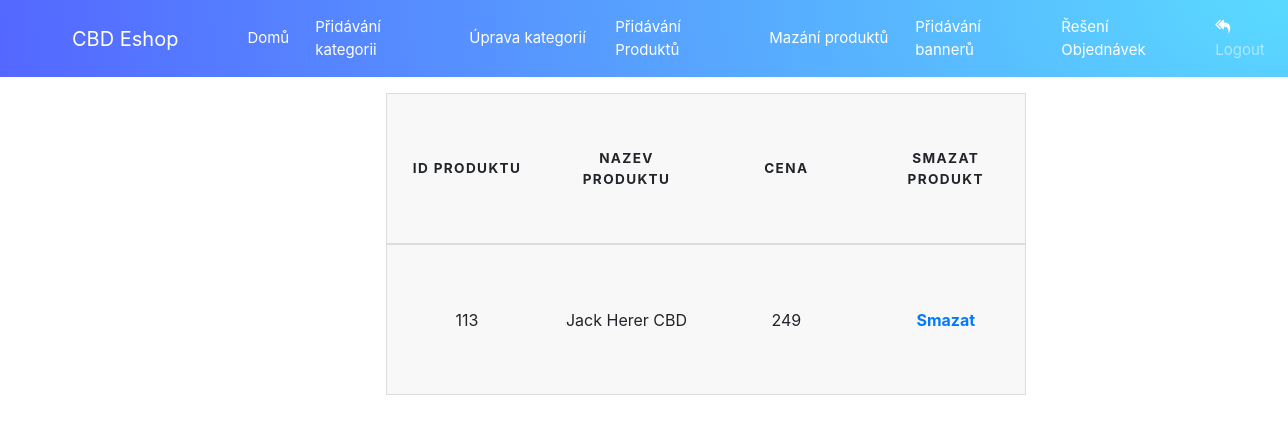
/admin_sekce/Smazat_produkt.php, run on an earlier commit of the app's database.
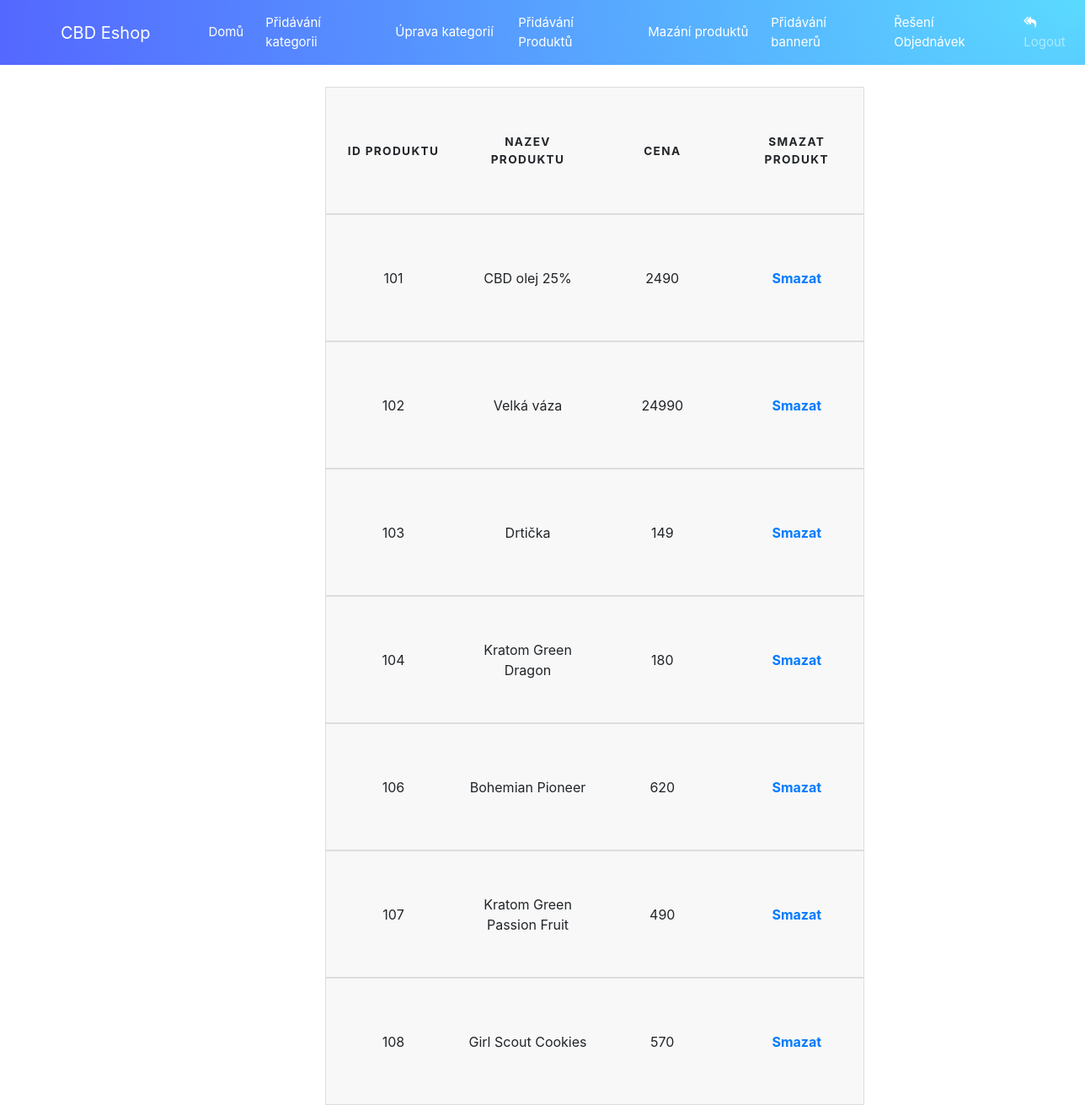
And on a later commit of the database.
### tables this page shows
CREATE TABLE `produkty` (
  `id_produkt` int(11) NOT NULL,
  `jmeno_produktu` varchar(255) NOT NULL,
  `popis_produktu` varchar(600) NOT NULL,
  `obrazek` varchar(255) NOT NULL,
  `Id_kategorie` int(11) NOT NULL,
  `cena` varchar(255) NOT NULL,
  `Id_subkategorie` int(11) NOT NULL,
  `quantity` int(1) NOT NULL,
  `id_komentare` int(11) NOT NULL
);

### admin_sekce/Smazat_produkt.php (the view, shortened to what this page needs)
<?php
$host = "localhost";
$username = "root";
$pass = "";
$db = "eshopfd";
$con = mysqli_connect($host, $username, $pass, $db);
?>
<!DOCTYPE html>
<html lang="en">
<head>
    <link rel="stylesheet" href="../css/bootstrap-grid.css">
    <link rel="stylesheet" href="../css/bootstrap.css">
    <link rel="stylesheet" href="../css/forms.css">
    <link rel="stylesheet" href="https://maxcdn.bootstrapcdn.com/font-awesome/4.7.0/css/font-awesome.min.css">
    <link rel="stylesheet" href="https://stackpath.bootstrapcdn.com/bootstrap/4.3.1/css/bootstrap.min.css"
>
    <link rel="stylesheet" href="../css/tabulka_kategorie.css">
</head>
<body>
<nav class="navbar navbar-expand-md navbar-dark bg-purple" style="background-image: radial-gradient(100% 1000% at 100% 0, #5adaff 0, #5468ff 100%);">
    <div class="mx-auto order-1 w-75">
        <a class="navbar-brand mx-lg-5" href="../main.php">CBD Eshop</a>
    </div>
    <div class="navbar-collapse collapse  order-2  dual-collapse2">
        <ul class="navbar-nav ml-auto">
            <li class="nav-item">
                <a class="nav-link active" href='../main.php'>Domů</a>
            </li>
            <li class='nav-item'>
                <a class='nav-link active' style="width:9rem;" href='admin.php'>Přidávání kategorii</a>
            </li>
            <li class='nav-item'>
                <a class='nav-link active ' style="width:8.5rem;" href='Uprava_kategorii.php'>Úprava kategorií</a>
            </li>
            <li class='nav-item'>
                <a class='nav-link active' style="width:9rem;" href='Pridavani_produktu.php'>Přidávání Produktů</a>
            </li>
            <li class='nav-item'>
                <a class='nav-link active' style="width:8.5rem;" href='Smazat_produkt.php'>Mazání produktů</a>
            </li>
            <li class='nav-item'>
                <a class='nav-link active' style="width:8.5rem;" href='Pridavani_banneru.php'>Přidávání bannerů</a>
            </li>
            <li class='nav-item'>
                <a class='nav-link active' style="width:9rem;" href='stav_objednavek.php'>Řešení Objednávek</a>
            </li>
        </ul>
    </div>
    <div class="navbar-collapse collapse w-75  order-3 dual-collapse2">
        <ul class="navbar-nav ml-auto">
            <li class="nav-item">
                <a class='nav-link' href='../logout.php'><i class='fa fa-reply-all'></i> Logout</a>
            </li>
        </ul>
    </div>
</nav>
<table>
    <thead>
    <th>Id Produktu</th>
    <th>Nazev Produktu</th>
    <th>Cena</th>
    <th>Smazat Produkt</th>
    </thead>
</table>
<?php
$sql = ("SELECT * FROM produkty");
$query = mysqli_query($con, $sql);
while ($row = mysqli_fetch_assoc($query)) {
    $id_produkt = $row['id_produkt'];
?>
    <table>
        <tbody>
        <tr style="">
            <td funny_nadpis="id_produkt"><?php echo $row['id_produkt']; ?></td>
            <td funny_nadpis="jmeno_produkt"><?php echo $row['jmeno_produktu']; ?></td>
            <td funny_nadpis="jmeno_produkt"><?php echo $row['cena']; ?></td>
            <?php echo"
            <td funny_nadpis='jmeno_produkt'><a href='mazani_produktu.php?id_produkt=$id_produkt'><strong>Smazat</strong></a>
            ";?>
            </td>
        </tr>
        </tbody>
    </table>
<?php
}
?>
</body>
</html>

### css/forms.css (style rules this page uses)
body { margin: 0; padding: 0; width: 100%; height: 100%; position: absolute; }
.navbar, navbar-light, navbar-expand-sm { z-index: 1; background-color: #222831; }
.nav-link { color: white; font-size: 0.9em; margin-right: 5px; margin-left: 5px; }
.navbar-brand { color: #ffffff; font-size: 18px; }
.nav-link { font-size: 15px; }
.fa { color: white; }

### css/tabulka_kategorie.css (style rules this page uses)
.navbar-nav { align-items: center; }
.navbar-dark .navbar-brand { padding: 8px; align-items: center; }
table { border: 1px solid #ccc; border-collapse: collapse; margin-left: 25%; table-layout: fixed; width: 40rem; position: relative; top: 2%; left: 5%; }
table tr { background-color: #f8f8f8; border: 1px solid #ddd; padding: .35em; }
table td { text-align: center; width: 116px; height: 150px; overflow: hidden; }
table th { padding: .625em; text-align: center; width: 116px; height: 150px; overflow: hidden; }
table th { font-size: .85em; letter-spacing: .1em; text-transform: uppercase; }

What changed in the data, as far as the page shows it:
removed produkty: id_produkt "113", jmeno_produktu "Jack Herer CBD", cena "249"
added produkty: id_produkt "101", jmeno_produktu "CBD olej 25%", cena "2490"
added produkty: id_produkt "102", jmeno_produktu "Velká váza", cena "24990"
added produkty: id_produkt "103", jmeno_produktu "Drtička", cena "149"
added produkty: id_produkt "104", jmeno_produktu "Kratom Green Dragon", cena "180"
added produkty: id_produkt "106", jmeno_produktu "Bohemian Pioneer", cena "620"
added produkty: id_produkt "107", jmeno_produktu "Kratom Green Passion Fruit", cena "490"
added produkty: id_produkt "108", jmeno_produktu "Girl Scout Cookies", cena "570"
